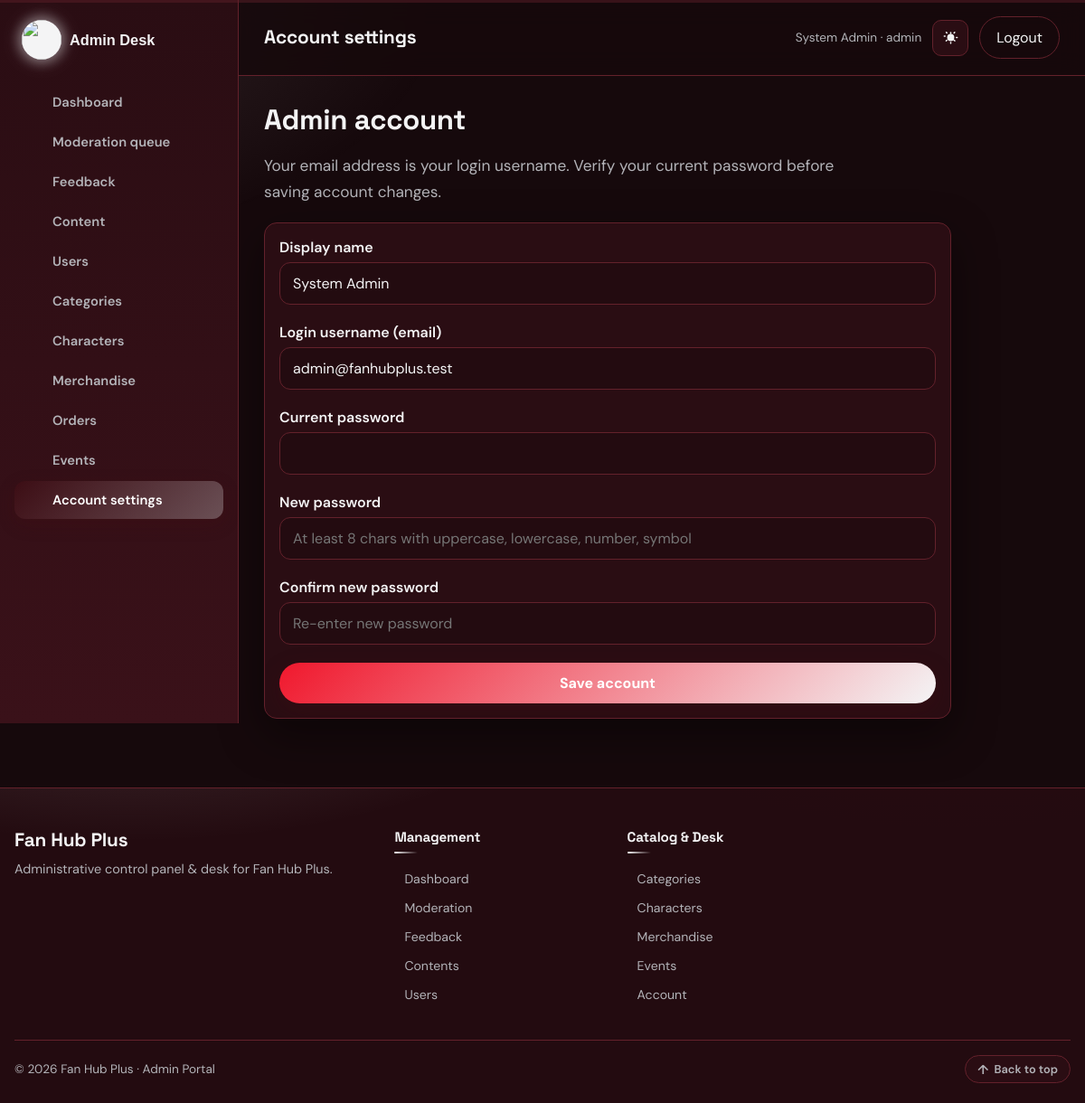
/admin/account.php (signed in), run on the app's committed database.
### tables this page shows
CREATE TABLE users (
  id INT UNSIGNED AUTO_INCREMENT PRIMARY KEY,
  name VARCHAR(120) NOT NULL,
  email VARCHAR(160) NOT NULL UNIQUE,
  password VARCHAR(255) NOT NULL,
  role ENUM('user','admin') NOT NULL DEFAULT 'user',
  avatar VARCHAR(255) DEFAULT '',
  favorite_categories VARCHAR(255) DEFAULT '',
  theme ENUM('dark','light') NOT NULL DEFAULT 'dark',
  font_size ENUM('sm','md','lg') NOT NULL DEFAULT 'md',
  created_at DATETIME NOT NULL
);

### includes/functions.php (called while the page is built, shortened)
<?php
require_once __DIR__ . '/../config/db.php';
function e($value)
{
    return htmlspecialchars((string) $value, ENT_QUOTES, 'UTF-8');
}
function site_base_path()
{
    static $base_path = null;
    if ($base_path !== null) {
        return $base_path;
    }
    $project_root = realpath(__DIR__ . '/..');
    $document_root = isset($_SERVER['DOCUMENT_ROOT']) ? realpath($_SERVER['DOCUMENT_ROOT']) : false;
    if ($project_root !== false && $document_root !== false) {
        $project_root = str_replace('\\', '/', $project_root);
        $document_root = rtrim(str_replace('\\', '/', $document_root), '/');
        if ($project_root === $document_root) {
            $base_path = '';
        } elseif (strpos($project_root, $document_root . '/') === 0) {
            $base_path = substr($project_root, strlen($document_root));
        } else {
            $base_path = '';
        }
        return $base_path;
    }
    $script_name = isset($_SERVER['SCRIPT_NAME']) ? str_replace('\\', '/', $_SERVER['SCRIPT_NAME']) : '';
    $admin_position = strpos($script_name, '/admin/');
    $base_path = $admin_position === false ? dirname($script_name) : substr($script_name, 0, $admin_position);
    $base_path = $base_path === '/' || $base_path === '.' ? '' : rtrim($base_path, '/');
    return $base_path;
}
function site_url($path = '')
{
    $path = (string) $path;
    $base_path = site_base_path();
    $absolute_path = '/' . ltrim($path, '/');
    return $base_path . $absolute_path;
}
function db_query($sql)
{
    global $conn;
    try {
        $result = mysqli_query($conn, $sql);
        return $result;
    } catch (\Throwable $e) {
        return false;
    }
}
function db_all($sql)
{
    $result = db_query($sql);
    $rows = array();
    if ($result) {
        while ($row = mysqli_fetch_assoc($result)) {
            $rows[] = $row;
        }
    }
    return $rows;
}
function db_one($sql)
{
    $rows = db_all($sql);
    if (count($rows) > 0) {
        return $rows[0];
    }
    return null;
}
function current_user()
{
    $id = (int) $_SESSION['user_id'];
    return db_one("SELECT * FROM users WHERE id = $id LIMIT 1");
}
    ?>

### admin/account.php (the view, shortened to what this page needs)
<?php
require_once __DIR__ . '/../includes/functions.php';
$page_title = 'Account settings';
$active = 'account';
require __DIR__ . '/../includes/admin_header.php';
?>
<section class="admin-account">
    <h2>Admin account</h2>
    <p class="lede">Your email address is your login username. Verify your current password before saving account changes.</p>
    <form class="card card-body" method="post" autocomplete="on">
        <div class="form-row">
            <label for="admin-name">Display name</label>
            <input id="admin-name" name="name" value="<?php echo e(isset($_POST['name']) ? $_POST['name'] : $user['name']); ?>" autocomplete="name" pattern="[a-zA-Z\s\.\-']{2,120}" minlength="2" maxlength="120" title="Name must be 2-120 characters with letters, spaces, dots or hyphens." required>
        </div>
        <div class="form-row">
            <label for="admin-email">Login username (email)</label>
            <input id="admin-email" name="email" type="email" value="<?php echo e(isset($_POST['email']) ? $_POST['email'] : $user['email']); ?>" autocomplete="username" pattern="[a-zA-Z0-9._%+\-]+@[a-zA-Z0-9.\-]+\.[a-zA-Z]{2,}" maxlength="160" title="Please enter a valid email address." required>
        </div>
        <div class="form-row">
            <label for="current-password">Current password</label>
            <input id="current-password" name="current_password" type="password" autocomplete="current-password" title="Please enter your current password to save changes." required>
        </div>
        <div class="form-row">
            <label for="new-password">New password</label>
            <input id="new-password" name="new_password" type="password" autocomplete="new-password" pattern="(?=.*[a-z])(?=.*[A-Z])(?=.*\d)(?=.*[!@#$%^&*()_+\-=\[\]{};':&quot;\\|,.<>\/?~` ]).{8,}" minlength="8" placeholder="At least 8 chars with uppercase, lowercase, number, symbol" title="New password must be at least 8 characters long with uppercase, lowercase, number, and special symbol.">
        </div>
        <div class="form-row">
            <label for="confirm-password">Confirm new password</label>
            <input id="confirm-password" name="confirm_password" type="password" autocomplete="new-password" minlength="8" placeholder="Re-enter new password" title="Confirm password must match new password.">
        </div>
        <button class="btn" type="submit">Save account</button>
    </form>
</section>
<?php require __DIR__ . '/../includes/admin_footer.php'; ?>

### includes/admin_header.php (shortened to what this page needs)
<?php
require_once __DIR__ . '/functions.php';
$user = current_user();
$page_title = isset($page_title) ? $page_title : 'Admin';
$active = isset($active) ? $active : '';
$theme = 'dark';
$admin_links = array(
    array('key' => 'dashboard', 'href' => site_url('/admin/index.php'), 'label' => 'Dashboard'),
    array('key' => 'moderation', 'href' => site_url('/admin/moderation.php'), 'label' => 'Moderation queue'),
    array('key' => 'feedback', 'href' => site_url('/admin/feedback.php'), 'label' => 'Feedback'),
    array('key' => 'contents', 'href' => site_url('/admin/contents.php'), 'label' => 'Content'),
    array('key' => 'users', 'href' => site_url('/admin/users.php'), 'label' => 'Users'),
    array('key' => 'categories', 'href' => site_url('/admin/categories.php'), 'label' => 'Categories'),
    array('key' => 'characters', 'href' => site_url('/admin/characters.php'), 'label' => 'Characters'),
    array('key' => 'merch', 'href' => site_url('/admin/merch.php'), 'label' => 'Merchandise'),
    array('key' => 'orders', 'href' => site_url('/admin/orders.php'), 'label' => 'Orders'),
    array('key' => 'events', 'href' => site_url('/admin/events.php'), 'label' => 'Events'),
    array('key' => 'account', 'href' => site_url('/admin/account.php'), 'label' => 'Account settings'),
);
$admin_icons = array(
    'dashboard' => '<path d="M4 13h6V4H4v9Zm0 7h6v-5H4v5Zm10 0h6V11h-6v9Zm0-16v5h6V4h-6Z"/>',
    'moderation' => '<path d="M12 3 4 6v6c0 4.6 3.2 8.6 8 9.9 4.8-1.3 8-5.3 8-9.9V6l-8-3Zm-1.2 12.4-3.2-3.2 1.4-1.4 1.8 1.8 4.4-4.4 1.4 1.4-5.8 5.8Z"/>',
    'feedback' => '<path d="M4 4h16v12H8l-4 4V4Zm4 4v2h8V8H8Zm0 4v2h5v-2H8Z"/>',
    'contents' => '<path d="M6 3h9l5 5v13a1 1 0 0 1-1 1H6a1 1 0 0 1-1-1V4a1 1 0 0 1 1-1Zm8 1.5V9h4.5L14 4.5ZM8 13h8v1.6H8V13Zm0 3.4h8V18H8v-1.6ZM8 9.6h4v1.6H8V9.6Z"/>',
    'users' => '<path d="M12 12a4.5 4.5 0 1 0 0-9 4.5 4.5 0 0 0 0 9Zm0 2c-4 0-8 2-8 5v2h16v-2c0-3-4-5-8-5Z"/>',
    'categories' => '<path d="M4 4h7v7H4V4Zm9 0h7v7h-7V4ZM4 13h7v7H4v-7Zm9 0h7v7h-7v-7Z"/>',
    'characters' => '<path d="M12 2a5 5 0 0 1 5 5c0 2-1.1 3.6-2.7 4.5l.2 1.4 4 1.5c1 .4 1.5 1.2 1.5 2.2V20H8v-3.4c0-1 .6-1.8 1.5-2.2l4-1.5.2-1.4C12.1 10.6 11 9 11 7a5 5 0 0 1 1-3Z"/>',
    'merch' => '<path d="M7 4h10l1.5 3H5.5L7 4Zm-2 4h14l-1 12H6L5 8Zm5 3v6h4v-6h-4Z"/>',
    'orders' => '<path d="M7 18c-1.1 0-1.99.9-1.99 2S5.9 22 7 22s2-.9 2-2-.9-2-2-2zM1 2v2h2l3.6 7.59-1.35 2.45c-.16.28-.25.61-.25.96 0 1.1.9 2 2 2h12v-2H7.42c-.14 0-.25-.11-.25-.25l.03-.12.9-1.63h7.45c.75 0 1.41-.41 1.75-1.03l3.58-6.49A1.003 1.003 0 0 0 20 4H5.21l-.94-2H1zm16 16c-1.1 0-1.99.9-1.99 2s.89 2 1.99 2 2-.9 2-2-.9-2-2-2z"/>',
    'events' => '<path d="M7 2v2H5a2 2 0 0 0-2 2v2h18V6a2 2 0 0 0-2-2h-2V2h-2v2H9V2H7ZM3 10v9a2 2 0 0 0 2 2h14a2 2 0 0 0 2-2v-9H3Zm4 3h4v4H7v-4Z"/>',
    'account' => '<path d="M12 12a4.5 4.5 0 1 0 0-9 4.5 4.5 0 0 0 0 9Zm0 2c-4.4 0-8 2.2-8 5v2h16v-2c0-2.8-3.6-5-8-5Z"/>',
);
?>
<!DOCTYPE html>
<html lang="en" data-theme="<?php echo e($theme); ?>" data-font="md">
<head>
    <link rel="stylesheet" href="<?php echo e(site_url('/assets/css/app.css?v=' . filemtime(__DIR__ . '/../assets/css/app.css'))); ?>">
</head>
<body class="admin-body" id="top">
<div class="admin-shell">
    <aside class="admin-sidebar" id="adminSidebar">
        <a class="brand" href="<?php echo e(site_url('/admin/index.php')); ?>">
            <img class="brand-mark" src="<?php echo e(site_url('/assets/images/logo1.png')); ?>" alt="">
            <span>Admin <em>Desk</em></span>
        </a>
        <nav aria-label="Admin navigation">
            <?php foreach ($admin_links as $link) { ?>
                <a href="<?php echo e($link['href']); ?>" class="<?php echo $active === $link['key'] ? 'active' : ''; ?>">
                    <svg viewBox="0 0 24 24" fill="currentColor" aria-hidden="true"><?php echo $admin_icons[$link['key']]; ?></svg>
                    <span><?php echo e($link['label']); ?></span>
                </a>
            <?php } ?>
        </nav>
    </aside>
    <div class="admin-main">
        <header class="admin-topbar">
            <h1 class="admin-topbar-title"><?php echo e($page_title); ?></h1>
            <div class="who">
                <span class="meta"><?php echo e($user['name']); ?> · <?php echo e($user['role']); ?></span>
                <button type="button" class="icon-btn" id="themeToggle" aria-label="Switch to light theme" title="Toggle theme" aria-pressed="false">
                </button>
                <a class="btn-ghost" href="<?php echo e(site_url('/logout.php')); ?>">Logout</a>
            </div>
        </header>
        <main class="admin-page">

### data on the page
users: name "System Admin", role "admin", email "admin@fanhubplus.test"

### other printed values
$link['label'] "Dashboard"
$link['label'] "Moderation queue"
$link['label'] "Feedback"
$link['label'] "Content"
$link['label'] "Users"
$link['label'] "Categories"
$link['label'] "Characters"
$link['label'] "Merchandise"
$link['label'] "Orders"
$link['label'] "Events"
$link['label'] "Account settings"
$page_title "Account settings"
